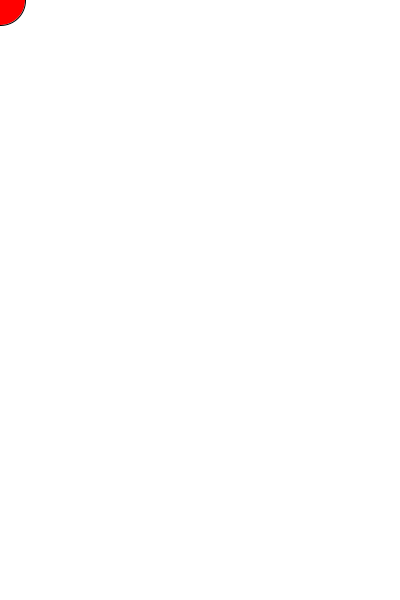
Frame 1 (no input)
Frame 60 (the mouse pressed at the canvas centre just before this capture): identical to frame 1, image omitted
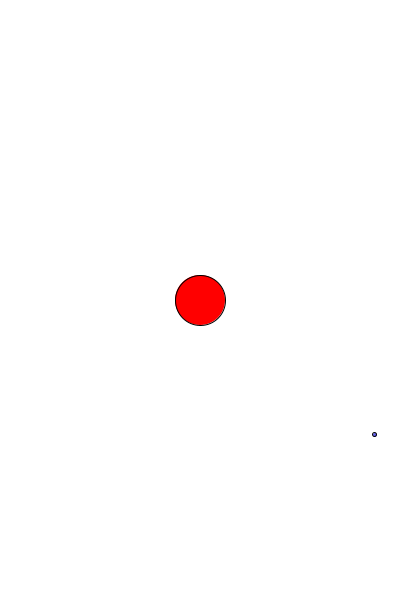
Frame 120 (the mouse held since frame 60 and released just before this capture)

The Processing sketch that drew these frames (run headless with seeded random() and noise(); from frame 60 on, the mouse is pressed at the canvas centre):

// Processing sketch: processing_62011
// ── processing_62011.pde

float ballX=1000;
float ballY=1000;

void setup()
{
  size(400, 600);
  background(255, 255, 255);
  smooth();
  frameRate(30);
}

void draw()
{
  background(255, 255, 255);
  fill(255, 0, 0);
  ellipse( mouseX, mouseY, 50, 50 );
  
  if (mousePressed)
  {
    ballX = random(width);
    ballY = random(height);
    fill(random(255), random(255), random(255));
    ellipse(ballX, ballY, 4, 4);
  }
  
  if(dist(mouseX,mouseY,ballX,ballY)<27)
  {
   background(255,255,255); 
   textSize(50);
   textAlign(CENTER);
   text("YOU LOSE!",width/2,height/2);
   noLoop();
   
  }
}
